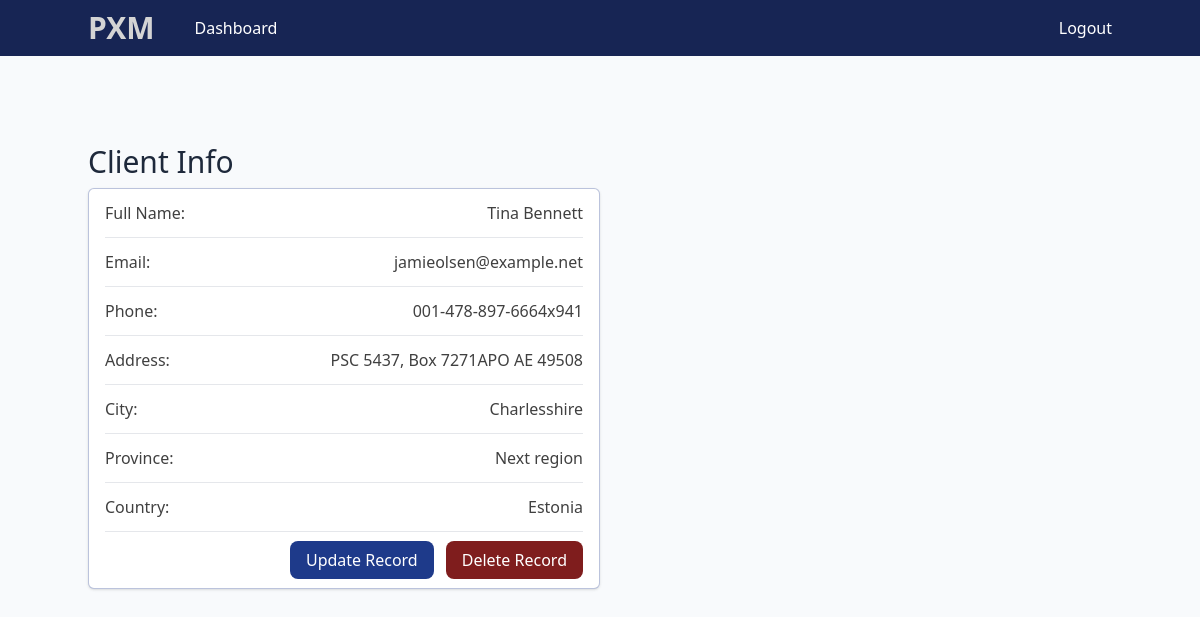
The page /record/8 (signed in) on the database its author committed.
### project/models.py (models this page shows, shortened)
class Record(models.Model):
    created_at = models.DateTimeField(auto_now_add=True)
    first_name = models.CharField(max_length=100)
    last_name = models.CharField(max_length=100)
    email = models.CharField(max_length=255)
    phone = models.CharField(max_length=20)
    address = models.CharField(max_length=300)
    city = models.CharField(max_length=255)
    province = models.CharField(max_length=200)
    country = models.CharField(max_length=125)

### project/views.py (the view)
# urls.py: path('record/<int:pk>', views.view_record, name='view_record'),
@login_required(login_url="signin")
def view_record(request, pk):
    record = Record.objects.get(id=pk)
    context = {'record': record}
    return render(request, 'project/view_record.html', context)

### project/templates/project/view_record.html
{% extends 'project/base.html' %}
{% block content%}
<div class="container mx-auto mt-12">
    <p class="py-4">
    <h1 class="text-3xl text-slate-800 font-montserrat">
        Client Info
    </h1>
    </p>
    <div class="bg-white w-1/2 shadow px-4 border border-blue-900/30 rounded-md">
        <div class="flex justify-between py-3 border-b">
            <div class="">
                Full Name:
            </div>
            <div class="">
                {{record.first_name}} {{record.last_name}}
            </div>
        </div>
        <div class="flex justify-between py-3 border-b">
            <div class="">
                Email:
            </div>
            <div class="">
                {{record.email}}
            </div>
        </div>
        <div class="flex justify-between py-3 border-b">
            <div class="">
                Phone:
            </div>
            <div class="">
                {{record.phone}}
            </div>
        </div>
        <div class="flex justify-between py-3 border-b">
            <div class="">
                Address:
            </div>
            <div class="">
                {{record.address}}
            </div>
        </div>
        <div class="flex justify-between py-3 border-b">
            <div class="">
                City:
            </div>
            <div class="">
                {{record.city}}
            </div>
        </div>
        <div class="flex justify-between py-3 border-b">
            <div class="">
                Province:
            </div>
            <div class="">
                {{record.province}}
            </div>
        </div>
        <div class="flex justify-between py-3 border-b">
            <div class="">
                Country:
            </div>
            <div class="">
                {{record.country}}
            </div>
        </div>
        <div class="flex justify-end py-4 space-x-3">
            <div class="">
                <a href="{% url 'update' record.id %}" class="btn primary">Update Record</a>
            </div>
            <div class="">
                <a href="{% url 'delete_record' record.id %}" class="btn danger">Delete Record</a>
            </div>
        </div>
    </div>
</div>
{% endblock %}

### static/css/main.css (style rules this page uses)
*,:after,:before { box-sizing:border-box;border:0 solid #e5e7eb }
:after,:before { --tw-content:"" }
html { line-height:1.5;-webkit-text-size-adjust:100%;-moz-tab-size:4;-o-tab-size:4;tab-size:4;font-family:ui-sans-serif,system-ui,-apple-system,BlinkMacSystemFont,Segoe UI,Roboto,Helvetica Neue,Arial,Noto Sans,sans-serif,Apple Color Emoji,Segoe UI Emoji,Segoe UI Symbol,Noto Color Emoji;font-feature-settings:normal;font-variation-settings:normal }
body { margin:0;line-height:inherit }
h1,h2,h3,h4,h5,h6 { font-size:inherit;font-weight:inherit }
a { color:inherit;text-decoration:inherit }
blockquote,dd,dl,figure,h1,h2,h3,h4,h5,h6,hr,p,pre { margin:0 }
*,::backdrop,:after,:before { --tw-border-spacing-x:0;--tw-border-spacing-y:0;--tw-translate-x:0;--tw-translate-y:0;--tw-rotate:0;--tw-skew-x:0;--tw-skew-y:0;--tw-scale-x:1;--tw-scale-y:1;--tw-pan-x: ;--tw-pan-y: ;--tw-pinch-zoom: ;--tw-scroll-snap-strictness:proximity;--tw-gradient-from-position: ;--tw-gradient-via-position: ;--tw-gradient-to-position: ;--tw-ordinal: ;--tw-slashed-zero: ;--tw-numeric-figure: ;--tw-numeric-spacing: ;--tw-numeric-fraction: ;--tw-ring-inset: ;--tw-ring-offset-width:0px;--tw-ring-offset-color:#fff;--tw-ring-color:#3b82f680;--tw-ring-offset-shadow:0 0 #0000;--tw-ring-shadow:0 0 #0000;--tw-shadow:0 0 #0000;--tw-shadow-colored:0 0 #0000;--tw-blur: ;--tw-brightness: ;--tw-contrast: ;--tw-grayscale: ;--tw-hue-rotate: ;--tw-invert: ;--tw-saturate: ;--tw-sepia: ;--tw-drop-shadow: ;--tw-backdrop-blur: ;--tw-backdrop-brightness: ;--tw-backdrop-contrast: ;--tw-backdrop-grayscale: ;--tw-backdrop-hue-rotate: ;--tw-backdrop-invert: ;--tw-backdrop-opacity: ;--tw-backdrop-saturate: ;--tw-backdrop-sepia: }
.container { width:100% }
@media (min-width:640px) { .container { max-width:640px } }
@media (min-width:768px) { .container { max-width:768px } }
@media (min-width:1024px) { .container { max-width:1024px } }
.btn { border-radius:.5rem;padding:.5rem 1rem;--tw-text-opacity:1;color:rgb(255 255 255/var(--tw-text-opacity)) }
.primary { --tw-bg-opacity:1;background-color:rgb(30 58 138/var(--tw-bg-opacity));transition-property:all;transition-timing-function:cubic-bezier(.4,0,.2,1);transition-duration:.15s;transition-delay:75ms;transition-timing-function:cubic-bezier(0,0,.2,1) }
.danger { --tw-bg-opacity:1;background-color:rgb(127 29 29/var(--tw-bg-opacity)) }
.mx-auto { margin-left:auto;margin-right:auto }
.mt-12 { margin-top:3rem }
.flex { display:flex }
.w-1\/2 { width:50% }
.justify-end { justify-content:flex-end }
.justify-between { justify-content:space-between }
.space-x-3>:not([hidden])~:not([hidden]) { --tw-space-x-reverse:0;margin-right:calc(.75rem*var(--tw-space-x-reverse));margin-left:calc(.75rem*(1 - var(--tw-space-x-reverse))) }
.rounded-md { border-radius:.375rem }
.border { border-width:1px }
.border-b { border-bottom-width:1px }
.border-blue-900\/30 { border-color:#1e3a8a4d }
.bg-white { --tw-bg-opacity:1;background-color:rgb(255 255 255/var(--tw-bg-opacity)) }
.px-4 { padding-left:1rem;padding-right:1rem }
.py-3 { padding-top:.75rem;padding-bottom:.75rem }
.py-4 { padding-top:1rem;padding-bottom:1rem }
.text-3xl { font-size:1.875rem;line-height:2.25rem }
.text-slate-800 { --tw-text-opacity:1;color:rgb(30 41 59/var(--tw-text-opacity)) }
.shadow { --tw-shadow:0 1px 3px 0 #0000001a,0 1px 2px -1px #0000001a;--tw-shadow-colored:0 1px 3px 0 var(--tw-shadow-color),0 1px 2px -1px var(--tw-shadow-color);box-shadow:var(--tw-ring-offset-shadow,0 0 #0000),var(--tw-ring-shadow,0 0 #0000),var(--tw-shadow) }
h1 { padding-top:.5rem;padding-bottom:.5rem;font-size:3rem;line-height:1 }
body { --tw-bg-opacity:1;background-color:rgb(248 250 252/var(--tw-bg-opacity));--tw-text-opacity:1;color:rgb(64 64 64/var(--tw-text-opacity)) }

### rows shown on the page
Record: first_name "Tina", last_name "Bennett", email "jamieolsen@example.net", phone "001-478-897-6664x941", address "PSC 5437, Box 7271APO AE 49508", city "Charlesshire", province "Next region", country "Estonia"
